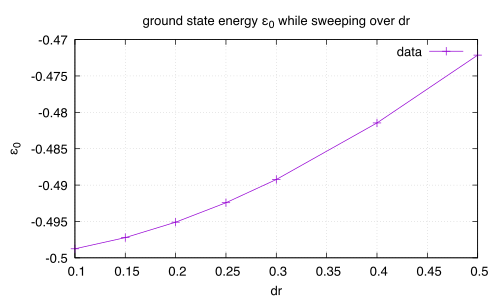

This chart was generated by the following gnuplot code:
set terminal pdfcairo enhanced font "Helvetica,14"
set output "eps0_vs_dr.pdf"

set title "ground state energy {/Symbol e}_0 while sweeping over dr"
set xlabel "dr"
set ylabel "{/Symbol e}_0"
set grid

plot 'eps0_vs_dr.dat' using 1:3 with linespoints title "data"
